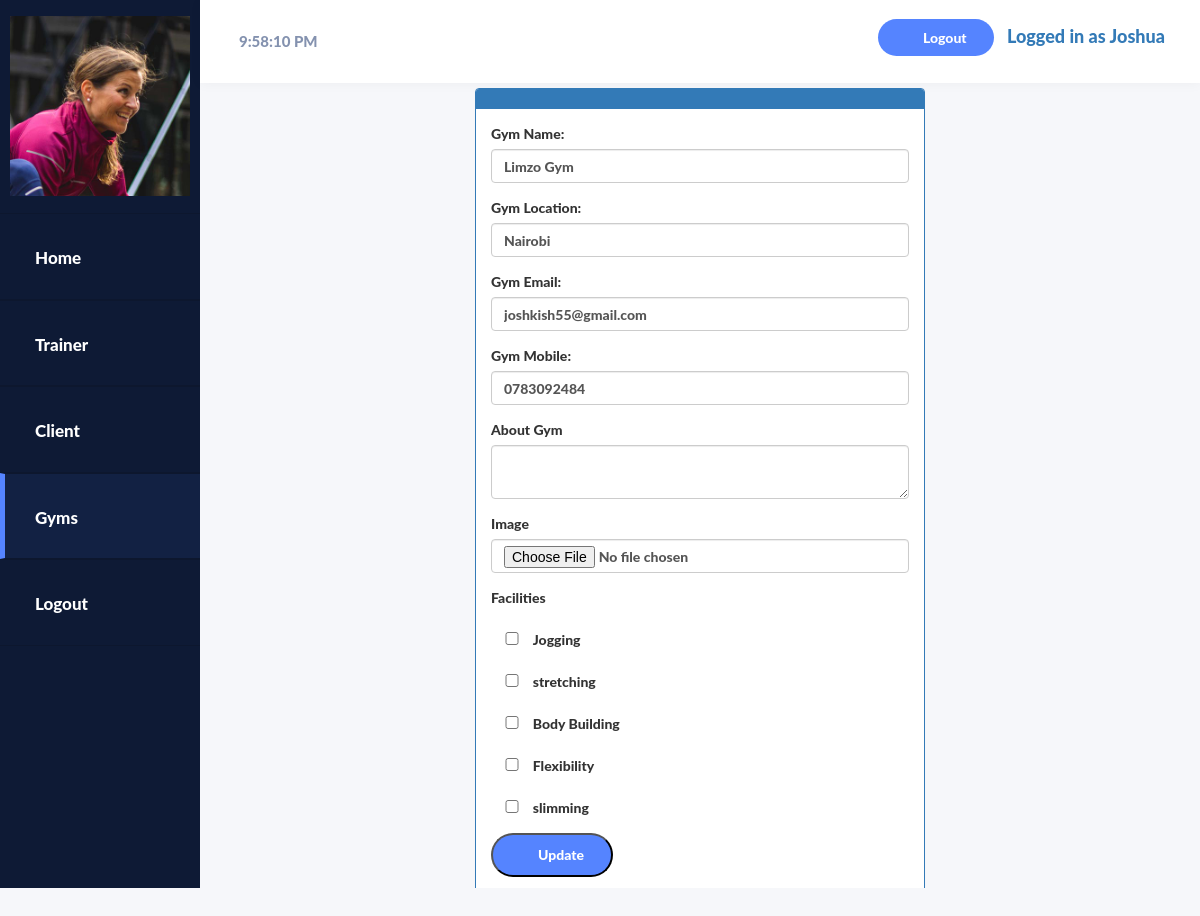
The app's page /admin/editgym.php?gid=10 (signed in) with its own data.
### tables this page shows
CREATE TABLE `gym` (
  `gym_id` int(10) NOT NULL,
  `gym_name` varchar(30) NOT NULL,
  `gym_location` varchar(30) NOT NULL,
  `gym_image` varchar(40) NOT NULL,
  `gym_contactemail` varchar(50) NOT NULL,
  `gym_contactmobile` varchar(20) NOT NULL,
  `gym_dateadded` datetime NOT NULL,
  `gym_desc` text NOT NULL,
  `gym_services` varchar(250) NOT NULL,
  `amount` varchar(30) NOT NULL
);

### admin/editgym.php (the view, shortened to what this page needs)
<?php
include '../con.php';
?>
<!DOCTYPE html>
<html>
<head>
	<link rel="stylesheet" href="https://maxcdn.bootstrapcdn.com/bootstrap/3.4.1/css/bootstrap.min.css">
    <link rel="stylesheet" type="text/css" href="../css/style.css">
    <link rel="stylesheet" type="text/css" href="../DataTables/datatables.min.css"/>
</head>
<body class="home">
    <div class="container-fluid display-table">
        <div class="row display-table-row">
            <div class="col-md-2 col-sm-1 hidden-xs display-table-cell v-align box" id="navigation">
                <div class="logo">
                    <a hef="home.html"><img src="../image/person_1.jpg" alt="merkery_logo" class="hidden-xs hidden-sm">
                    </a>
                </div>
                <div class="navi">
                    <ul>
                        <li><a href="index.php"><i class="fa fa-home" aria-hidden="true"></i><span class="hidden-xs hidden-sm">Home</span></a></li>
                        <li><a href="trainer.php"><i class="fa fa-user" aria-hidden="true"></i><span class="hidden-xs hidden-sm">Trainer</span></a></li>
                        <li><a href="client.php"><i class="fa fa-user" aria-hidden="true"></i><span class="hidden-xs hidden-sm">Client</span></a></li>
                        <li class="active"><a href="gyms.php"><i class="fa fa-user" aria-hidden="true"></i><span class="hidden-xs hidden-sm">Gyms</span></a></li>
                        <li><a href="logout.php"><i class="fa fa-cog" aria-hidden="true"></i><span class="hidden-xs hidden-sm">Logout</span></a></li>
                    </ul>
                </div>
            </div>
            <div class="col-md-10 col-sm-11 display-table-cell v-align">
                <div class="row">
                    <header>
                        <div class="col-md-7">
                            <div class="search hidden-xs hidden-sm">
                               <form name="Tick">
<input type="text" size="11" name="Clock">
</form>
                            </div>
                        </div>
                        <div class="col-md-5">
                            <div class="header-rightside">
                                <ul class="list-inline header-top pull-right">
                                    <li class="hidden-xs"><a href="logout.php" class="add-project">Logout </a></li>
                                    <li><a href="#"><h4><span>Logged in as <?php echo $_SESSION['adminName']; ?></span></h4></a></li>
                                </ul>
                            </div>
                        </div>
                    </header>
                </div>
                <div class="user-dashboard">
<div class="row">
  <div class="col-md-3"></div>
  <div class="col-md-6">
    <div class="panel-group">
      <div class="panel panel-primary">
        <div class="panel-heading"></div>
        <div class="panel-body">
<?php
 if(isset($_REQUEST['gid']))
{
    $id = $_GET['gid'];
    $sql = "SELECT `gym_id`, `gym_name`, `gym_location`, `gym_image`, `gym_contactemail`, `gym_contactmobile`, `gym_dateadded`, `gym_desc`, `gym_services` FROM `gym` WHERE gym_id='$id'";
$result = mysqli_query($con,$sql);
while($row = mysqli_fetch_array($result))
{
?>
          <form class="form" enctype="multipart/form-data" method="post" action="editgym.php">
            <div class="form-group">
              <label>Gym Name:</label>
              <input type="text" <?php echo "value='".$row['gym_name']."'"; ?> name="gymName" class="form-control" required>
            </div>
             <div class="form-group">
              <label>Gym Location:</label>
              <input type="text" <?php echo "value='".$row['gym_location']."'"; ?> name="gymLocation" class="form-control" required>
            </div>
             <div class="form-group">
              <label>Gym Email:</label>
              <input type="text" <?php echo "value='".$row['gym_contactemail']."'"; ?> name="contactemail" class="form-control" required>
            </div>
             <div class="form-group">
              <label>Gym Mobile:</label>
              <input type="text" <?php echo "value='".$row['gym_contactmobile']."'"; ?> name="contactphone" class="form-control" required>
            </div>
             <div class="form-group">
              <label>About Gym</label>
            <textarea class="form-control" <?php echo "value='".$row['gym_desc']."'"; ?> name="gymdesc"></textarea>
            </div>
             <div class="form-group">
              <label>Image</label>
              <input type="file" name="gympic" class="form-control" required>
            </div>
             <div class="form-group">
               <span>Facilities</span><br><br>
                           <input style="width:10%;" type="checkbox" name="service[]" value="Jogging">Jogging <br><br>
                           <input style="width:10%;" type="checkbox" name="service[]" value="stretching">stretching <br><br>
                           <input style="width:10%;" type="checkbox" name="service[]" value="Body building">Body Building <br><br>
                           <input style="width:10%;" type="checkbox" name="service[]" value="flexibility">Flexibility <br><br>
                           <input style="width:10%;" type="checkbox" name="service[]" value="slimming">slimming <br>
            </div>
            <input type="submit" name="editGym" class="add-project" value="Update">
          </form>
           <?php
          }}
            ?>
        </div>
      </div>
    </div>
  </div>
  <div class="col-md-3"></div>
</div>
    </div>
</body>
</html>

### css/style.css (style rules this page uses)
body { background-image: url(../image/bg_2.jpg); font-family: lato heavy; }
a:focus,a:hover,a { outline:none; text-decoration: none; }
li,ul { list-style: none; padding: 0; margin: 0; }
.home { background: #f6f7fa; }
#navigation { background: #0e1a35; height: 100%; }
#navigation { padding: 0; height: 100%; }
.display-table { display: table; padding: 0; height: 100%; width: 100%; }
.display-table-row { display: table-row; height: 100%; }
.display-table-cell { display: table-cell; float: none; height: 100%; }
.v-align { vertical-align: top; }
.logo img { max-width: 180px; padding: 16px 0 17px; width: 100%; }
.header-top { margin: 0; padding-top: 2px; }
.add-project { background: #5584ff none repeat scroll 0 0; border-radius: 100px; color: #ffffff; font-size: 14px; font-weight: 600; padding: 10px 27px 10px 45px; position: relative; }
.add-project::before { background: rgba(0, 0, 0, 0) url("../images/plus.png") no-repeat scroll 0 0; content: ""; ; height: 12px; left: 17px; position: absolute; top: 12px; width: 12px; }
.header-top li { display: inline-block; text-align: center; }
#navigation { -webkit-transition: all 0.5s ease; -moz-transition: all 0.5s ease; -o-transition: all 0.5s ease; transition: all 0.5s ease; }
.search input { border: none; font-size: 15px; padding: 15px 9px; width: 100%; background: rgba(0, 0, 0, 0) url("../images/search.png") no-repeat scroll 99% 12px; color: #8492af; }
header { background: #ffffff none repeat scroll 0 0; box-shadow: 0 1px 12px rgba(0, 0, 0, 0.04); display: inline-block !important; line-height: 23px; padding: 15px; transition: all 0.5s ease 0s; width: 100%; -webkit-transition: all 0.5s ease; -moz-transition: all 0.5s ease; -o-transition: all 0.5s ease; transition: all 0.5s ease; }
.logo { text-align: center; }
.navi a { border-bottom: 1px solid #0d172e; border-top: 1px solid #0d172e; color: #ffffff; display: block; font-size: 17px; font-weight: 500; padding: 28px 20px; text-decoration: none; }
.navi .active a { background: #122143; border-left: 5px solid #5584ff; padding-left: 15px; }
.hidden-xs { -webkit-transition: all 0.5s ease; -moz-transition: all 0.5s ease; -o-transition: all 0.5s ease; transition: all 0.5s ease; }
.user-dashboard { padding: 0 20px; overflow-y: scroll; height:800px; }

### records on screen
gym: gymName "Limzo Gym", gymLocation "Nairobi", contactemail "joshkish55@gmail.com", contactphone "0783092484"

### other values on screen
$_SESSION['adminName'] "Joshua"
